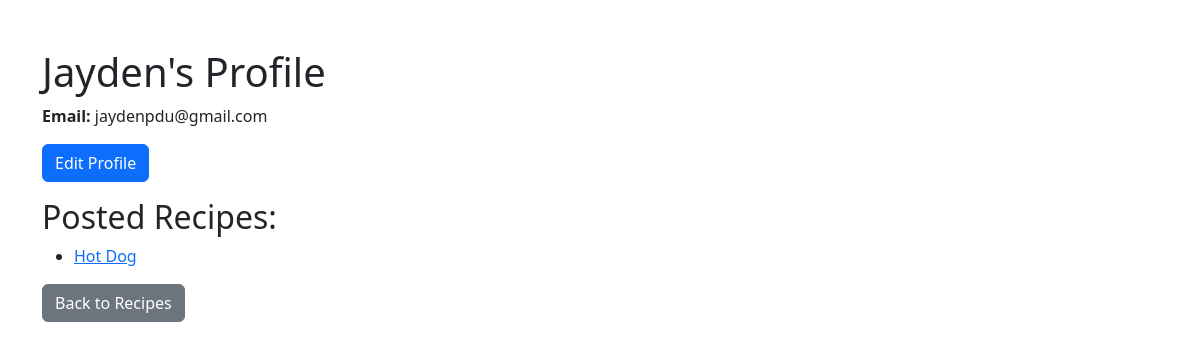
Screenshot of /profile/1 (signed in) with the database file from the repository.
### app/models.py (models this page shows, shortened)
class User(UserMixin, db.Model):
    id = sa.Column(sa.Integer, primary_key=True)
    display_name = sa.Column(sa.String(64), nullable=True)
    username = sa.Column(sa.String(64), index=True, unique=True, nullable=False)
    email = sa.Column(sa.String(120), index=True, unique=True, nullable=False)
    password_hash = sa.Column(sa.String(256), nullable=False)
    recipes = so.relationship("Recipe", backref="author", lazy=True)
    comments = so.relationship('Comment', backref='author', lazy=True)
    ratings = so.relationship('CommentRating', backref='rater', lazy=True)

class Recipe(db.Model):
    id = sa.Column(sa.Integer, primary_key=True)
    title = sa.Column(sa.String(80), nullable=False)
    description = sa.Column(sa.Text, nullable=False)
    ingredients = sa.Column(sa.Text, nullable=False)
    instructions = sa.Column(sa.Text, nullable=False)
    created_at = sa.Column(sa.DateTime, default=datetime.utcnow)
    user_id = sa.Column(sa.Integer, sa.ForeignKey("user.id"), nullable=False)
    comments = so.relationship('Comment', backref='recipe', lazy=True)

### app/routes.py (the view)
@main.route("/profile/<int:user_id>")
@login_required
def view_profile(user_id):
    user = User.query.get_or_404(user_id)
    posted_recipes = Recipe.query.filter_by(user_id=user.id).all()
    is_self = (current_user.id == user.id)
    return render_template(
        "view_profile.html",
        user=user,
        recipes=posted_recipes,
        is_self=is_self
    )

### app/models.py (called while the page is built)
@login.user_loader
def load_user(user_id):
    return User.query.get(int(user_id))

### app/templates/view_profile.html (shortened to what this page needs)
<!doctype html>
<html lang="en">
<head>
  <link rel="stylesheet" href="https://cdn.jsdelivr.net/npm/bootstrap@5.3.0/dist/css/bootstrap.min.css">
</head>
<body>
  <div class="container mt-5">
    <h1>{{ user.display_name or user.username }}'s Profile</h1>
    {% if is_self %}
      <p><strong>Email:</strong> {{ user.email }}</p>
      <a href="{{ url_for('main.edit_profile') }}" class="btn btn-primary mb-3">Edit Profile</a>
    {% endif %}
    <h2>Posted Recipes:</h2>
    <ul>
      {% for recipe in recipes %}
        <li><a href="{{ url_for('main.view_recipe', recipe_id=recipe.id) }}">{{ recipe.title }}</a></li>
      {% else %}
        <p>No recipes posted yet.</p>
      {% endfor %}
    </ul>
    <a href="{{ url_for('main.recipes') }}" class="btn btn-secondary">Back to Recipes</a>
  </div>
</body>
</html>

### rows the page displays
User: display_name+username "Jayden", email "jaydenpdu@gmail.com"
Recipe: title "Hot Dog"
